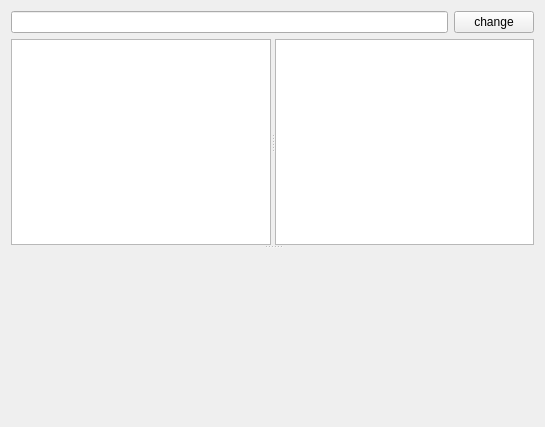
<?xml version="1.0" encoding="UTF-8"?>
<ui version="4.0">
 <class>VocalParameterWidget</class>
 <widget class="QWidget" name="VocalParameterWidget">
  <property name="geometry">
   <rect>
    <x>0</x>
    <y>0</y>
    <width>545</width>
    <height>427</height>
   </rect>
  </property>
  <property name="windowTitle">
   <string>Vocalization</string>
  </property>
  <layout class="QVBoxLayout" name="verticalLayout">
   <item>
    <layout class="QHBoxLayout" name="horizontalLayout_6">
     <item>
      <widget class="QLineEdit" name="wavrootdir_lnedt"/>
     </item>
     <item>
      <widget class="QPushButton" name="wavrootdir_btn">
       <property name="text">
        <string>change</string>
       </property>
      </widget>
     </item>
    </layout>
   </item>
   <item>
    <widget class="QSplitter" name="splitter_2">
     <property name="orientation">
      <enum>Qt::Vertical</enum>
     </property>
     <widget class="QSplitter" name="splitter">
      <property name="orientation">
       <enum>Qt::Horizontal</enum>
      </property>
      <widget class="QTreeView" name="filetree_view"/>
      <widget class="QListView" name="filelist_view">
       <property name="sizePolicy">
        <sizepolicy hsizetype="Expanding" vsizetype="Expanding">
         <horstretch>0</horstretch>
         <verstretch>0</verstretch>
        </sizepolicy>
       </property>
      </widget>
     </widget>
     <widget class="SpecWidget" name="spec_preview" native="true">
      <property name="sizePolicy">
       <sizepolicy hsizetype="Preferred" vsizetype="Expanding">
        <horstretch>0</horstretch>
        <verstretch>0</verstretch>
       </sizepolicy>
      </property>
      <property name="minimumSize">
       <size>
        <width>0</width>
        <height>150</height>
       </size>
      </property>
     </widget>
    </widget>
   </item>
   <item>
    <widget class="CommonParameterWidget" name="common" native="true"/>
   </item>
  </layout>
 </widget>
 <customwidgets>
  <customwidget>
   <class>CommonParameterWidget</class>
   <extends>QWidget</extends>
   <header>spikeylab.stim.common_parameters</header>
  </customwidget>
  <customwidget>
   <class>SpecWidget</class>
   <extends>QWidget</extends>
   <header>spikeylab.plotting.mpl_spec_widget</header>
   <container>1</container>
  </customwidget>
 </customwidgets>
 <resources/>
 <connections>
  <connection>
   <sender>filelist_view</sender>
   <signal>clicked(QModelIndex)</signal>
   <receiver>VocalParameterWidget</receiver>
   <slot>wavfile_clicked()</slot>
   <hints>
    <hint type="sourcelabel">
     <x>490</x>
     <y>90</y>
    </hint>
    <hint type="destinationlabel">
     <x>505</x>
     <y>149</y>
    </hint>
   </hints>
  </connection>
  <connection>
   <sender>filetree_view</sender>
   <signal>doubleClicked(QModelIndex)</signal>
   <receiver>VocalParameterWidget</receiver>
   <slot>wavdir_selected()</slot>
   <hints>
    <hint type="sourcelabel">
     <x>189</x>
     <y>86</y>
    </hint>
    <hint type="destinationlabel">
     <x>-3</x>
     <y>142</y>
    </hint>
   </hints>
  </connection>
  <connection>
   <sender>wavrootdir_btn</sender>
   <signal>clicked()</signal>
   <receiver>VocalParameterWidget</receiver>
   <slot>browse_wavdirs()</slot>
   <hints>
    <hint type="sourcelabel">
     <x>430</x>
     <y>24</y>
    </hint>
    <hint type="destinationlabel">
     <x>526</x>
     <y>138</y>
    </hint>
   </hints>
  </connection>
 </connections>
 <slots>
  <slot>wavfile_selected()</slot>
  <slot>wavdir_selected()</slot>
  <slot>browse_wavdirs()</slot>
  <slot>wavfile_clicked()</slot>
  <slot>folder_expanded()</slot>
 </slots>
</ui>
